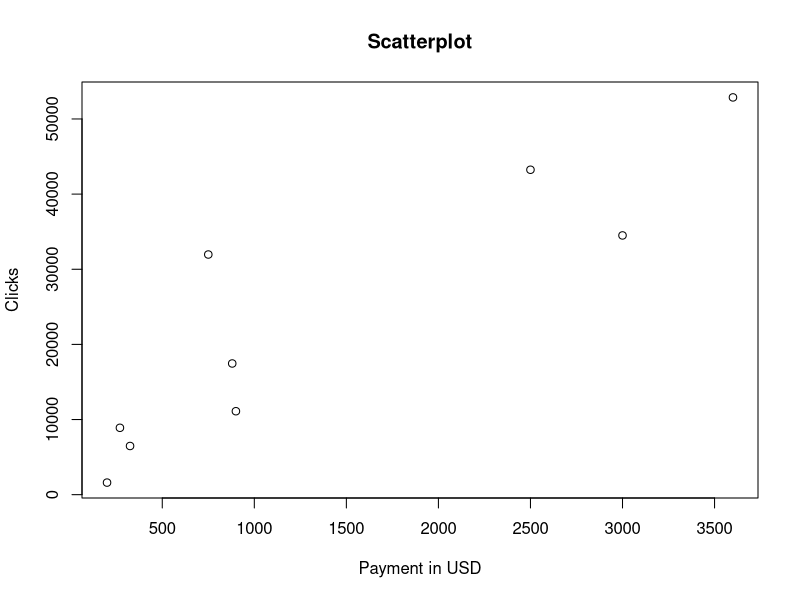
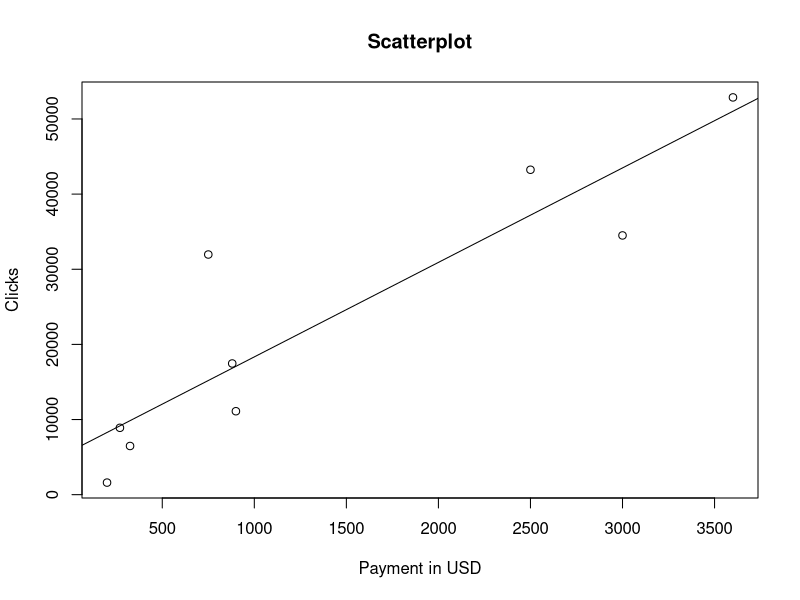
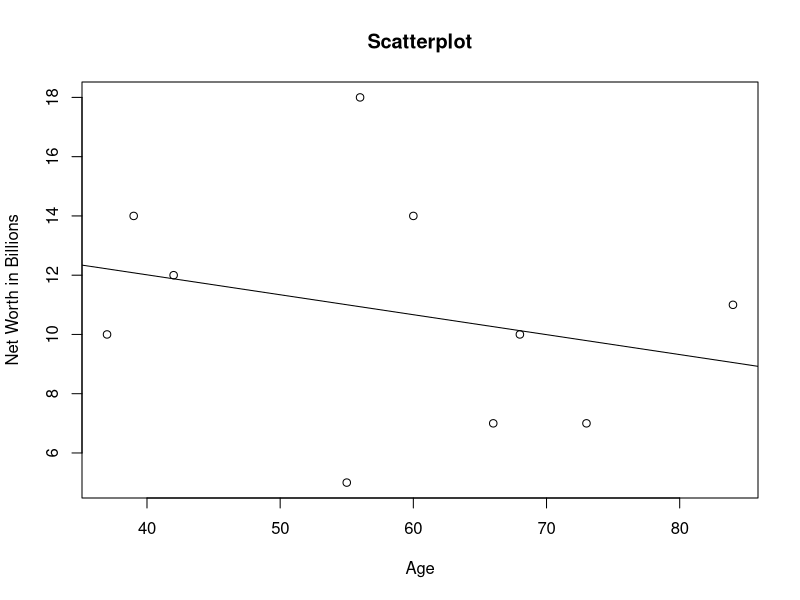
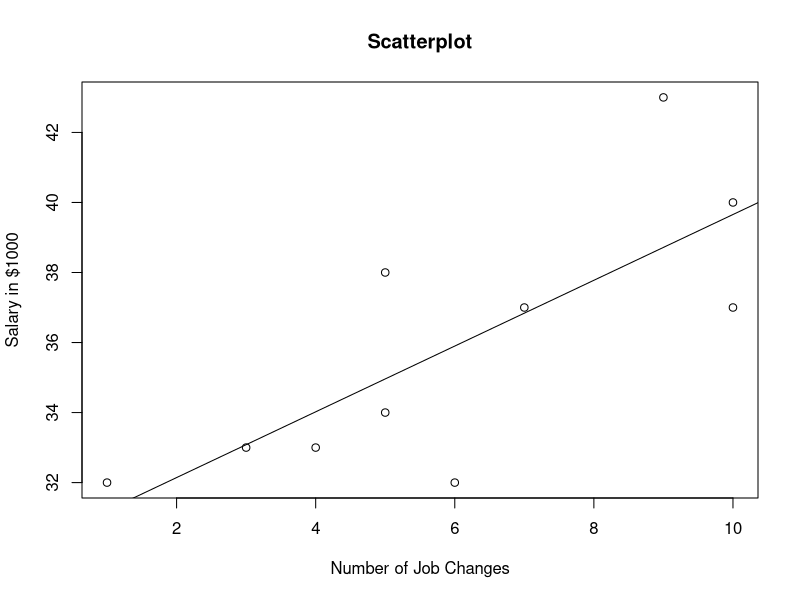
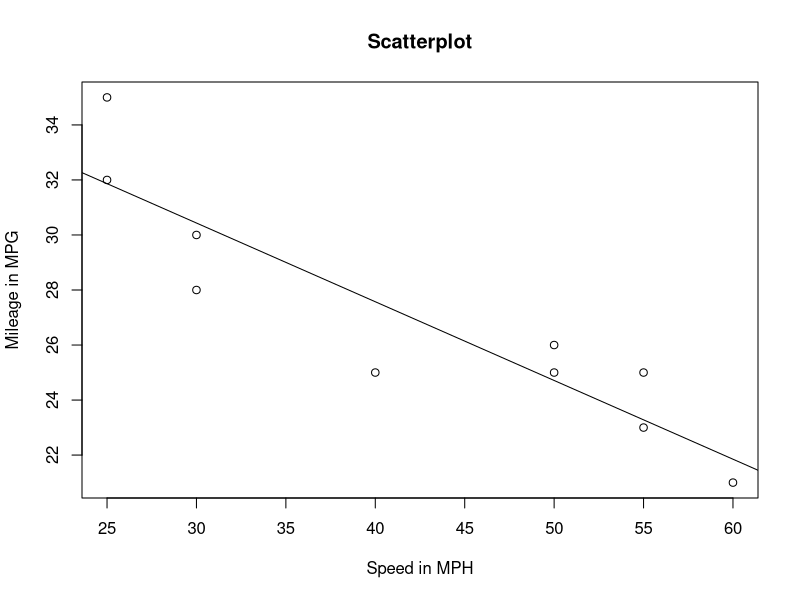
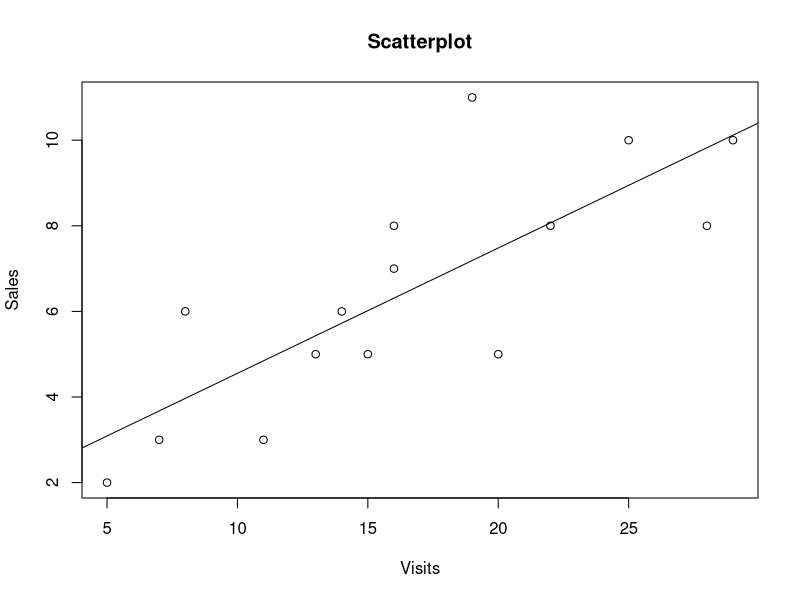

The R script that drew these images, in order:
## ---- chunk 1
x=c(900, 325, 3000,  750, 2500,  200,  880,  270, 3600)
y=c(11106, 6479,34501,31962,43242, 1608,17460, 8900,52870)

plot(x,y, xlab="Payment in USD", ylab="Clicks", main="Scatterplot")
## ---- chunk 2
r=cor(x,y)
r
## ---- chunk 3
R2=r^2
R2
## ---- chunk 4
reg=lm(y~x)
summary(reg)
## ---- chunk 5
plot(x,y, xlab="Payment in USD", ylab="Clicks", main="Scatterplot")
abline(reg)
## ---- chunk 6
p=predict(reg, data.frame(x=1000))
p
## ---- chunk 7
X=c(56, 39, 42, 60, 84, 37, 68, 66, 73, 55)
Y=c(18, 14, 12, 14, 11, 10, 10, 7, 7, 5)

reg=lm(Y~X)
summary(reg)
## ---- chunk 8
plot(X,Y, xlab="Age", ylab="Net Worth in Billions", main="Scatterplot")
abline(reg)
## ---- chunk 9
r=cor(X,Y)
r
R2=r^2
R2
## ---- chunk 10
X=c(4, 7, 5, 6, 1, 5, 9, 10, 10, 3)
Y=c(33, 37, 34, 32, 32, 38, 43, 37, 40, 33)
reg=lm(Y~X)
summary(reg)
## ---- chunk 11
plot(X,Y, xlab="Number of Job Changes", ylab="Salary in $1000", main="Scatterplot")
abline(reg)
## ---- chunk 12
r=cor(X,Y)
r
R2=r^2
R2
## ---- chunk 13
X=c(30, 50, 40, 55, 30, 25, 60, 25, 50, 55)
Y=c(28, 25, 25, 23, 30, 32, 21, 35, 26, 25)
reg=lm(Y~X)
summary(reg)
## ---- chunk 14
plot(X,Y, xlab="Speed in MPH", ylab="Mileage in MPG", main="Scatterplot")
abline(reg)
## ---- chunk 15
r=cor(X,Y)
r
R2=r^2
R2
## ---- chunk 16
p=predict(reg, data.frame(X=35))
p
## ---- chunk 17
X=c(11, 19, 16, 13, 28, 5, 20, 14, 22, 7, 15, 29, 8, 25, 16)
Y=c(3, 11, 8, 5, 8, 2, 5, 6, 8, 3, 5, 10, 6, 10, 7)
reg=lm(Y~X)
summary(reg)
## ---- chunk 18
plot(X,Y, xlab="Visits", ylab="Sales", main="Scatterplot")
abline(reg)
## ---- chunk 19
r=cor(X,Y)
r
R2=r^2
R2
## ---- chunk 20
p=predict(reg, data.frame(X=10))
p
